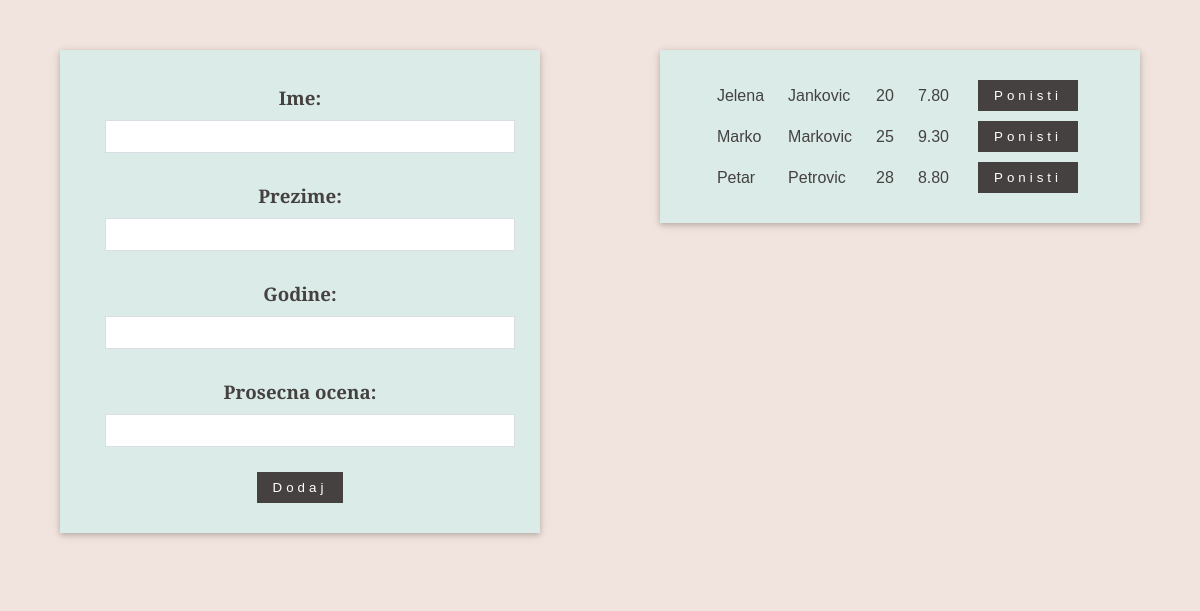
Screenshot of /17-29.07.2019/index.php with the database file from the repository.
### tables this page shows
CREATE TABLE `studenti` (
  `id` int(11) NOT NULL,
  `ime` varchar(50) NOT NULL,
  `prezime` varchar(80) NOT NULL,
  `godine` int(3) NOT NULL,
  `prosecnaOcena` decimal(5,2) NOT NULL
);

### 17-29.07.2019/index.inc.php (called while the page is built, shortened)
<?php
$servername = "localhost";
$dBUserName = "root";
$dBPassword = "";
$dBName = "itbootcamp";
$conn = @mysqli_connect($servername, $dBUserName, $dBPassword, $dBName);
if ($conn) {
    function studenti()
    {
        $conn = @mysqli_connect("localhost", "root", "", "itbootcamp");
        $sql = "SELECT * FROM studenti";
        if ($result = mysqli_query($conn, $sql)) {
            $rows = mysqli_fetch_all($result, MYSQLI_ASSOC);
            return $rows;
        } else {
            $greska = mysqli_error($conn);
            return $greska;
        }
    }
}

### 17-29.07.2019/index.php (the view, shortened to what this page needs)
<html>
<head>
</head>
<body>
    <?php
    require "index.inc.php";
    if ($conn) :
        ?>
        <div class="row">
            <div class="grid-col l6">
                <div class="container card-2">
                    <form action="<?php echo $_SERVER["PHP_SELF"]; ?>" method="GET">
                        <div class="input-container">
                            <h3><label>Ime: </label></h3>
                            <input type="text" name="ime" value="<?php echo !empty($_GET['ime']) ? $_GET['ime'] : ''; ?>">
                        </div>
                        <div class="input-container">
                            <h3><label>Prezime: </label></h3>
                            <input type="text" name="prezime" value="<?php echo !empty($_GET['prezime']) ? $_GET['prezime'] : ''; ?>">
                        </div>
                        <div class="input-container">
                            <h3><label>Godine: </label></h3>
                            <input type="number" name="godine" value="<?php echo !empty($_GET['godine']) ? $_GET['godine'] : ''; ?>">
                        </div>
                        <div class="input-container">
                            <h3><label>Prosecna ocena: </label></h3>
                            <input type="number" name="prosecnaOcena" step="any" value="<?php echo !empty($_GET['prosecnaOcena']) ? $_GET['prosecnaOcena'] : ''; ?>">
                        </div>
                        <input type="submit" value="Dodaj" name="dodaj" class="btn">
                    </form>
                </div>
            </div>
            <div class="grid-col l6">
                <div class="container card-2">
                    <table>
                        <?php
                        $rows = studenti();
                        foreach ($rows as $row) :
                            ?>
                            <tr>
                                <td><?php echo $row['ime']; ?></td>
                                <td><?php echo $row['prezime']; ?></td>
                                <td><?php echo $row['godine']; ?></td>
                                <td><?php echo $row['prosecnaOcena']; ?></td>
                                <td>
                                    <form action='<?php echo $_SERVER["PHP_SELF"]; ?>' method='post'>
                                        <input type='submit' name='ponisti' value='Ponisti'>
                                    </form>
                                </td>
                            </tr>
                        <?php endforeach; ?>
                    </table>
                </div>
            </div>
        </div>
    <?php
    endif;
    ?>
</body>
</html>

### 17-29.07.2019/index.php (style rules this page uses)
* { box-sizing: border-box; margin: 0; padding: 0; }
body { background-color: #f1e3dd; font-family: 'Libre Baskerville', sans-serif; color: #454140; }
.container { margin: 50px auto; padding: 25px; width: 80%; background-color: #daebe8; text-align: center; }
.row:before, .row:after { content: ""; clear: both; display: table; }
.grid-col { float: left; width: 100%; }
@media (min-width:993px) { .grid-col.l6 { width: 49.99999% } }
.input-container { padding: 10px; }
input[type='text'], input[type='number'] { vertical-align: middle; width: 100%; margin: 10px; padding: 8px 16px; border: 1px solid #d9dee4; }
input[type='submit'] { background-color: #454140; color: white; vertical-align: middle; margin: 5px; padding: 8px 16px; border: none; letter-spacing: 4px; cursor: pointer; }
.card-2 { box-shadow: 0 2px 5px 0 rgba(0, 0, 0, 0.16), 0 2px 10px 0 rgba(0, 0, 0, 0.12) }
table { display: table; border-collapse: collapse; border-spacing: 0px; text-align: left; margin : 0 auto; }
table td { display: table-cell; padding: 0 12px; }

### rows the page displays
studenti: ime "Jelena", prezime "Jankovic", godine "20", prosecnaOcena "7.80"
studenti: ime "Marko", prezime "Markovic", godine "25", prosecnaOcena "9.30"
studenti: ime "Petar", prezime "Petrovic", godine "28", prosecnaOcena "8.80"
